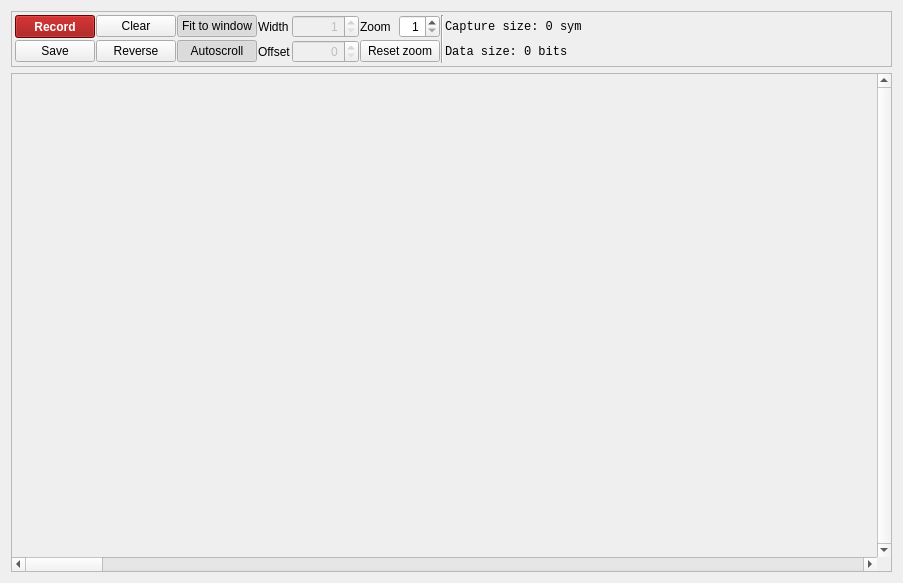
<?xml version="1.0" encoding="UTF-8"?>
<ui version="4.0">
 <class>SymViewTab</class>
 <widget class="QWidget" name="SymViewTab">
  <property name="geometry">
   <rect>
    <x>0</x>
    <y>0</y>
    <width>903</width>
    <height>583</height>
   </rect>
  </property>
  <property name="windowTitle">
   <string>Form</string>
  </property>
  <layout class="QGridLayout" name="gridLayout">
   <item row="0" column="0">
    <widget class="QFrame" name="frame_2">
     <property name="sizePolicy">
      <sizepolicy hsizetype="Preferred" vsizetype="Maximum">
       <horstretch>0</horstretch>
       <verstretch>0</verstretch>
      </sizepolicy>
     </property>
     <property name="minimumSize">
      <size>
       <width>0</width>
       <height>0</height>
      </size>
     </property>
     <property name="frameShape">
      <enum>QFrame::StyledPanel</enum>
     </property>
     <property name="frameShadow">
      <enum>QFrame::Raised</enum>
     </property>
     <layout class="QGridLayout" name="gridLayout_7">
      <property name="leftMargin">
       <number>3</number>
      </property>
      <property name="topMargin">
       <number>3</number>
      </property>
      <property name="rightMargin">
       <number>3</number>
      </property>
      <property name="bottomMargin">
       <number>3</number>
      </property>
      <property name="spacing">
       <number>1</number>
      </property>
      <item row="3" column="8">
       <widget class="QLabel" name="label_6">
        <property name="text">
         <string>Offset</string>
        </property>
       </widget>
      </item>
      <item row="1" column="16">
       <spacer name="horizontalSpacer_3">
        <property name="orientation">
         <enum>Qt::Horizontal</enum>
        </property>
        <property name="sizeHint" stdset="0">
         <size>
          <width>40</width>
          <height>20</height>
         </size>
        </property>
       </spacer>
      </item>
      <item row="3" column="15">
       <widget class="QLabel" name="dataSizeLabel">
        <property name="font">
         <font>
          <family>Monospace</family>
         </font>
        </property>
        <property name="text">
         <string>Data size: 0 bits</string>
        </property>
       </widget>
      </item>
      <item row="1" column="15">
       <widget class="QLabel" name="sizeLabel">
        <property name="minimumSize">
         <size>
          <width>0</width>
          <height>0</height>
         </size>
        </property>
        <property name="font">
         <font>
          <family>Monospace</family>
         </font>
        </property>
        <property name="text">
         <string>Capture size: 0 sym</string>
        </property>
       </widget>
      </item>
      <item row="1" column="1">
       <widget class="QPushButton" name="recordButton">
        <property name="sizePolicy">
         <sizepolicy hsizetype="Minimum" vsizetype="Expanding">
          <horstretch>0</horstretch>
          <verstretch>0</verstretch>
         </sizepolicy>
        </property>
        <property name="font">
         <font>
          <weight>75</weight>
          <bold>true</bold>
         </font>
        </property>
        <property name="styleSheet">
         <string notr="true">background-color: #960000;
color: white;</string>
        </property>
        <property name="text">
         <string>Record</string>
        </property>
        <property name="checkable">
         <bool>true</bool>
        </property>
       </widget>
      </item>
      <item row="1" column="2">
       <widget class="QPushButton" name="clearButton">
        <property name="text">
         <string>Clear</string>
        </property>
       </widget>
      </item>
      <item row="3" column="2">
       <widget class="QPushButton" name="reverseButton">
        <property name="text">
         <string>Reverse</string>
        </property>
        <property name="checkable">
         <bool>true</bool>
        </property>
       </widget>
      </item>
      <item row="3" column="9">
       <widget class="QSpinBox" name="offsetSpin">
        <property name="enabled">
         <bool>false</bool>
        </property>
        <property name="alignment">
         <set>Qt::AlignRight|Qt::AlignTrailing|Qt::AlignVCenter</set>
        </property>
        <property name="maximum">
         <number>2000000000</number>
        </property>
       </widget>
      </item>
      <item row="1" column="4">
       <widget class="QPushButton" name="autoFitButton">
        <property name="text">
         <string>Fit to window</string>
        </property>
        <property name="checkable">
         <bool>true</bool>
        </property>
        <property name="checked">
         <bool>true</bool>
        </property>
       </widget>
      </item>
      <item row="1" column="12" rowspan="3">
       <widget class="Line" name="line">
        <property name="orientation">
         <enum>Qt::Vertical</enum>
        </property>
       </widget>
      </item>
      <item row="3" column="1">
       <widget class="QPushButton" name="saveButton">
        <property name="text">
         <string>Save</string>
        </property>
       </widget>
      </item>
      <item row="1" column="8">
       <widget class="QLabel" name="label_5">
        <property name="text">
         <string>Width</string>
        </property>
       </widget>
      </item>
      <item row="3" column="4">
       <widget class="QPushButton" name="autoScrollButton">
        <property name="text">
         <string>Autoscroll</string>
        </property>
        <property name="checkable">
         <bool>true</bool>
        </property>
        <property name="checked">
         <bool>true</bool>
        </property>
       </widget>
      </item>
      <item row="1" column="9">
       <widget class="QSpinBox" name="widthSpin">
        <property name="enabled">
         <bool>false</bool>
        </property>
        <property name="alignment">
         <set>Qt::AlignRight|Qt::AlignTrailing|Qt::AlignVCenter</set>
        </property>
        <property name="minimum">
         <number>1</number>
        </property>
        <property name="maximum">
         <number>2000000000</number>
        </property>
       </widget>
      </item>
      <item row="1" column="10">
       <widget class="QLabel" name="label_9">
        <property name="text">
         <string>Zoom</string>
        </property>
       </widget>
      </item>
      <item row="1" column="11">
       <widget class="QSpinBox" name="zoomSpin">
        <property name="alignment">
         <set>Qt::AlignRight|Qt::AlignTrailing|Qt::AlignVCenter</set>
        </property>
        <property name="minimum">
         <number>1</number>
        </property>
        <property name="maximum">
         <number>50</number>
        </property>
       </widget>
      </item>
      <item row="3" column="10" colspan="2">
       <widget class="QPushButton" name="resetZoomButton">
        <property name="text">
         <string>Reset zoom</string>
        </property>
       </widget>
      </item>
     </layout>
    </widget>
   </item>
   <item row="1" column="0">
    <widget class="QFrame" name="frame_4">
     <property name="frameShape">
      <enum>QFrame::StyledPanel</enum>
     </property>
     <layout class="QGridLayout" name="gridLayout_5">
      <property name="leftMargin">
       <number>0</number>
      </property>
      <property name="topMargin">
       <number>0</number>
      </property>
      <property name="rightMargin">
       <number>0</number>
      </property>
      <property name="bottomMargin">
       <number>0</number>
      </property>
      <property name="spacing">
       <number>0</number>
      </property>
      <item row="0" column="0">
       <widget class="SymView" name="symView">
        <property name="sizePolicy">
         <sizepolicy hsizetype="Preferred" vsizetype="Expanding">
          <horstretch>0</horstretch>
          <verstretch>0</verstretch>
         </sizepolicy>
        </property>
       </widget>
      </item>
      <item row="0" column="1">
       <widget class="QScrollBar" name="symViewScrollBar">
        <property name="minimum">
         <number>0</number>
        </property>
        <property name="maximum">
         <number>0</number>
        </property>
        <property name="singleStep">
         <number>1</number>
        </property>
        <property name="pageStep">
         <number>0</number>
        </property>
        <property name="orientation">
         <enum>Qt::Vertical</enum>
        </property>
        <property name="invertedControls">
         <bool>true</bool>
        </property>
       </widget>
      </item>
      <item row="1" column="0">
       <widget class="QScrollBar" name="symViewHScrollBar">
        <property name="orientation">
         <enum>Qt::Horizontal</enum>
        </property>
       </widget>
      </item>
     </layout>
    </widget>
   </item>
  </layout>
 </widget>
 <customwidgets>
  <customwidget>
   <class>SymView</class>
   <extends>QFrame</extends>
   <header>SymView.h</header>
   <container>1</container>
  </customwidget>
 </customwidgets>
 <resources/>
 <connections/>
</ui>
